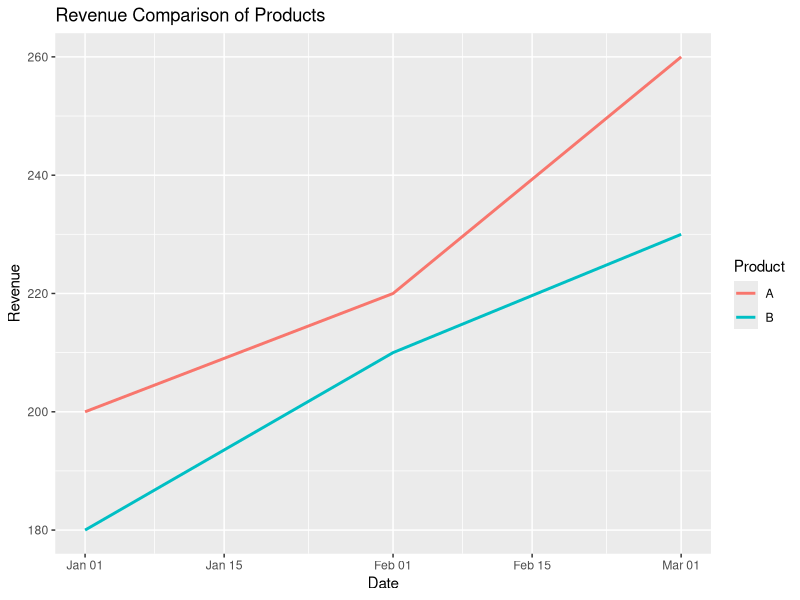

This figure's R source:
#2 Multiple line plot
library(ggplot2)

df2 <- data.frame(
  Date = as.Date(c("2024-01-01","2024-02-01","2024-03-01",
                   "2024-01-01","2024-02-01","2024-03-01")),
  Revenue = c(200,220,260,180,210,230),
  Product = c("A","A","A","B","B","B")
)

ggplot(df2, aes(x = Date, y = Revenue, color = Product)) +
  geom_line(linewidth = 1) +
  ggtitle("Revenue Comparison of Products")

